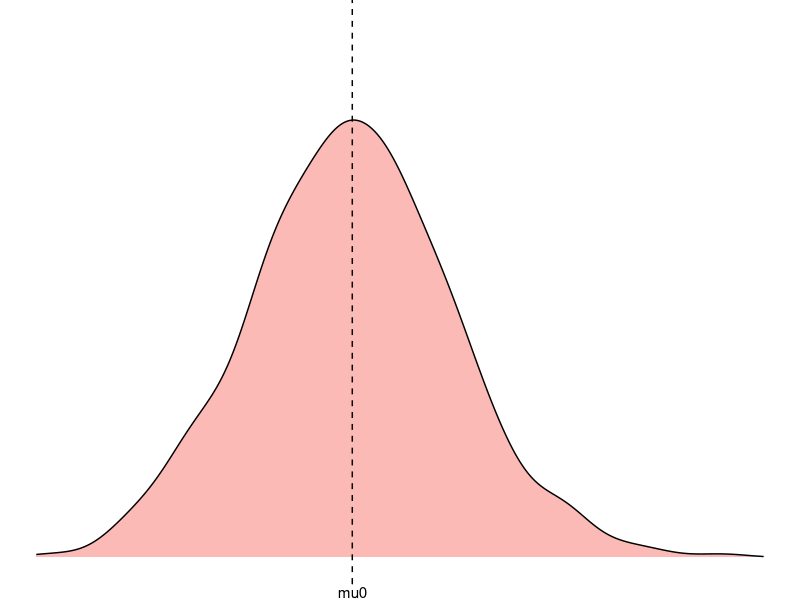
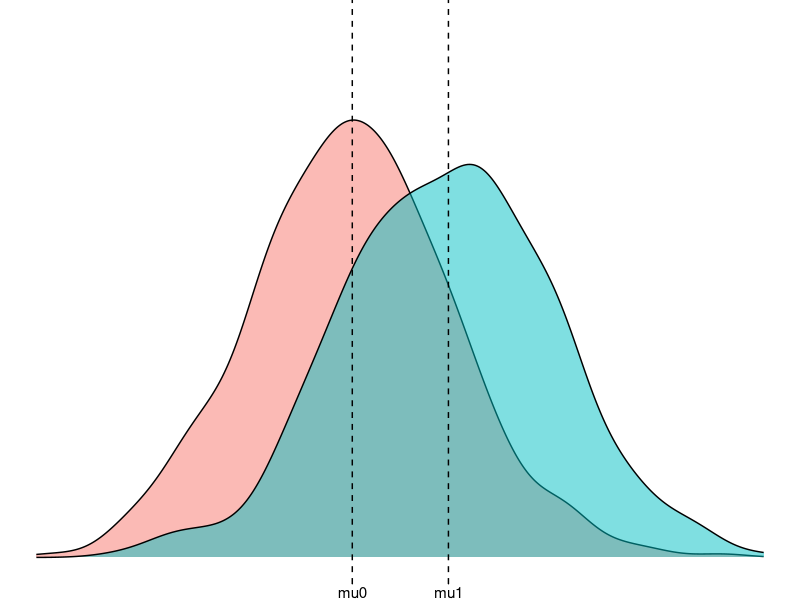

R code for these plots, in order:
## ---- chunk 1
#| fig-height: 2.5
#| fig-width: 13
#| fig-align: center
library(ggplot2); theme_set(theme_void())
library(dplyr)
set.seed(123456)
n=1e3
mu = 0 
b = 1 
s = 1
t = rbinom(n, 1, .5)
s = rnorm(n, 0, s)
y = b*t  + s
mu0 = mean(y[t==0])
mu1 = mean(y[t==1])
delta = mu1 - mu0

df = data.frame(t=factor(t),y)
xmin = -3
xmax = 4
ymin = 0
ymax = 0.5

df %>%
    filter(t==0) %>%
    ggplot(aes(x=y, fill=t)) + geom_density(alpha=.5) + 
    geom_vline(aes(xintercept=mu0), linetype=2) + 
    labs(x="outcome", y="") + 
    scale_x_continuous(breaks = mu0, labels="mu0", limits=c(xmin, xmax)) + 
    scale_y_continuous(limits=c(ymin, ymax)) + 
    theme(
          axis.ticks.x = element_line(), axis.text.x = element_text(),
          legend.position="none"
          )

## ---- chunk 2
#| fig-height: 2.5
#| fig-width: 13
#| fig-align: center
df %>%
    ggplot(aes(x=y, fill=t)) + geom_density(alpha=.5) + 
    geom_vline(aes(xintercept=mu0), linetype=2) + 
    geom_vline(aes(xintercept=mu1), linetype=2) + 
    labs(x="outcome", y="") + 
    scale_x_continuous(breaks = c(mu0,mu1), labels=c("mu0","mu1"), limits=c(xmin, xmax)) + 
    scale_y_continuous(limits=c(ymin, ymax)) + 
    theme(
          axis.ticks.x = element_line(), axis.text.x = element_text(),
          legend.position="none"
          )
